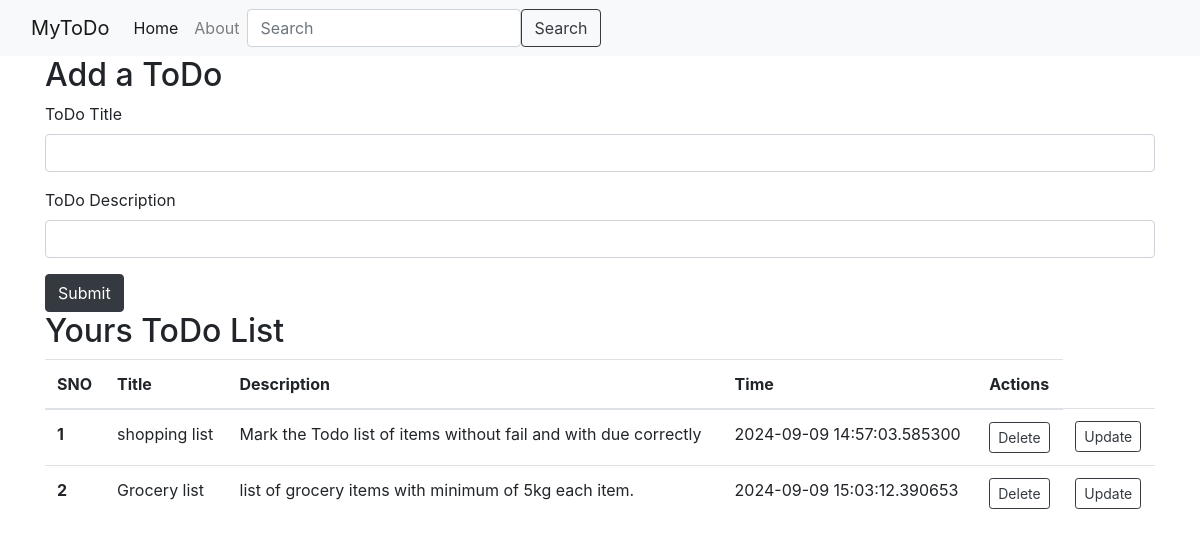
Before: / with the older database file.
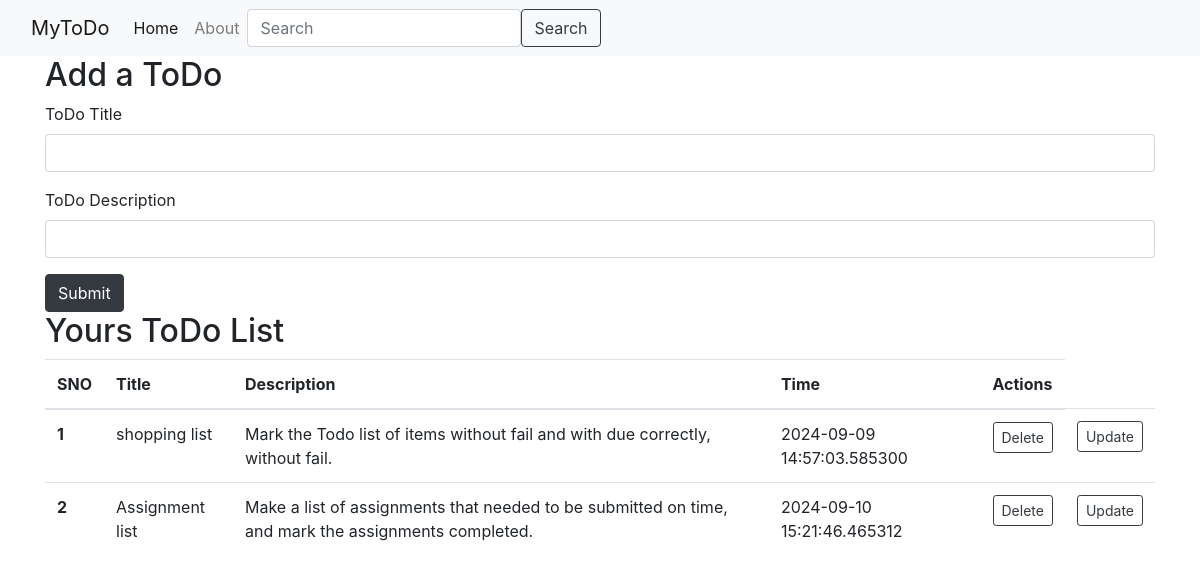
After: the same page with the newer database file.
### app.py (models this page shows, shortened)
class Todo(db.Model):
    sno = db.Column(db.Integer, primary_key=True)
    title = db.Column(db.String(200), nullable=False)
    desc = db.Column(db.String(500), nullable=False)
    date_created = db.Column(db.DateTime, default=datetime.utcnow)

### app.py (the view, shortened to what this page needs)
@app.route('/', methods=['GET', 'POST'])
def hello_world():
    allToDo = Todo.query.all()
    return render_template("index.html", allToDo=allToDo)

### templates/index.html (shortened to what this page needs)
{% extends 'base.html' %}
{% block body %}
  <div class="container">
    <h2>Add a ToDo</h2>
    <form action="/" method="POST">
      <div class="mb-3">
        <label for="title" class="form-label">ToDo Title</label>
        <input type="text" class="form-control"  name="title" id="title" aria-describedby="emailHelp">
      </div>
      <div class="mb-3">
        <label for="desc" class="form-label">ToDo Description</label>
        <input type="text" class="form-control" name="desc"  id="desc">
      </div>
      <button type="submit" class="btn btn-dark">Submit</button>
    </form>
  </div>
  <div class="container my=3">
    <h2>Yours ToDo List</h2>
        {% if allToDo|length == 0 %}
        <div class="alert alert-dark" role="alert">
          No Todos found.Add your first todo now
        </div>
        {% else %}
        <table class="table">
          <thead>
            <tr>
              <th scope="col">SNO</th>
              <th scope="col">Title</th>
              <th scope="col">Description</th>
              <th scope="col">Time</th>
              <th scope="col">Actions</th>
            </tr>
          </thead>
          <tbody>
        {% for todo in allToDo %}
        <tr>
          <th scope="row">{{loop.index}}</th>
          <td>{{todo.title}}</td>
          <td>{{todo.desc}}</td>
          <td>{{todo.date_created}}</td>
          <td><a href="/delete/{{todo.sno}}" type="button" class="btn btn-outline-dark btn-sm ">Delete</button></td>
          <td><a href="/update/{{todo.sno}}" type="button" class="btn btn-outline-dark btn-sm ">Update</button></td>
        </tr>
        {% endfor %}
  {% endif %}
      </tbody>
    </table>
  </div>
    {% endblock body %}

### templates/base.html (shortened to what this page needs)
<!doctype html>
<html lang="en">
<head>
  <link rel="stylesheet" href="https://cdn.jsdelivr.net/npm/bootstrap@4.4.1/dist/css/bootstrap.min.css"
>
</head>
<body>
    <nav class="navbar navbar-expand-lg navbar-light bg-light">
        <div class="container-fluid">
          <a class="navbar-brand" href="/">MyToDo</a>
          <div class="collapse navbar-collapse" id="navbarSupportedContent">
            <ul class="navbar-nav me-auto mb-2 mb-lg-0">
              <li class="nav-item">
                <a class="nav-link active" aria-current="page" href="#">Home</a>
              </li>
              <li class="nav-item">
                <a class="nav-link" href="#">About</a>
              </li>
            </ul>
            <form class="d-flex">
              <input class="form-control me-2" type="search" placeholder="Search" aria-label="Search">
              <button class="btn btn-outline-dark" type="submit">Search</button>
            </form>
          </div>
        </div>
      </nav>
    {% block body %}
    {% endblock body %}
</body>
</html>

Changed rows visible on the page:
changed Todo "shopping list": desc "Mark the Todo list of items without fail and with due correctly" → "Mark the Todo list of items without fail and with due correctly, without fail."
changed Todo: title "Grocery list" → "Assignment list"; desc "list of grocery items with minimum of 5kg each item." → "Make a list of assignments that needed to be submitted on time, and mark the assignments completed."; date_created "2024-09-09 15:03:12.390653" → "2024-09-10 15:21:46.465312"
